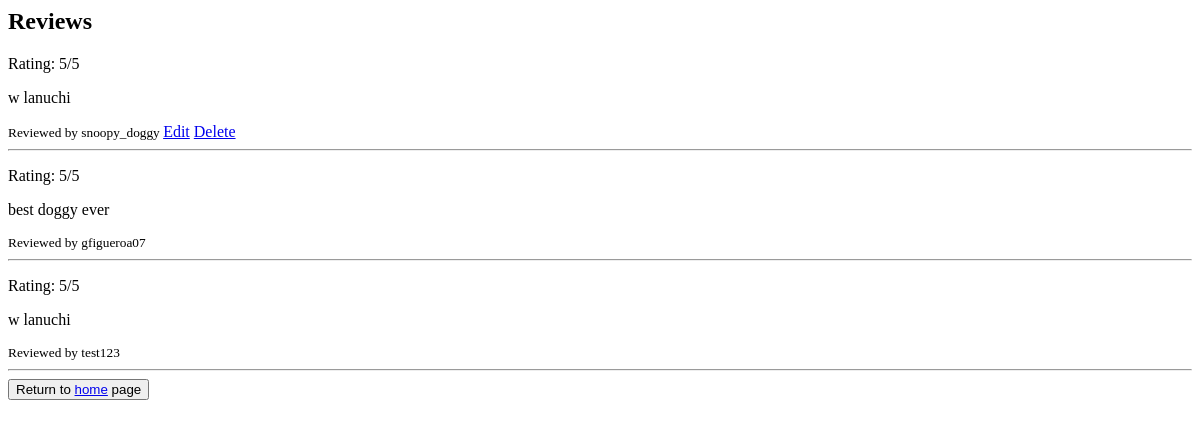
/users/reviews/14/ (signed in), run on an earlier commit of the app's database.
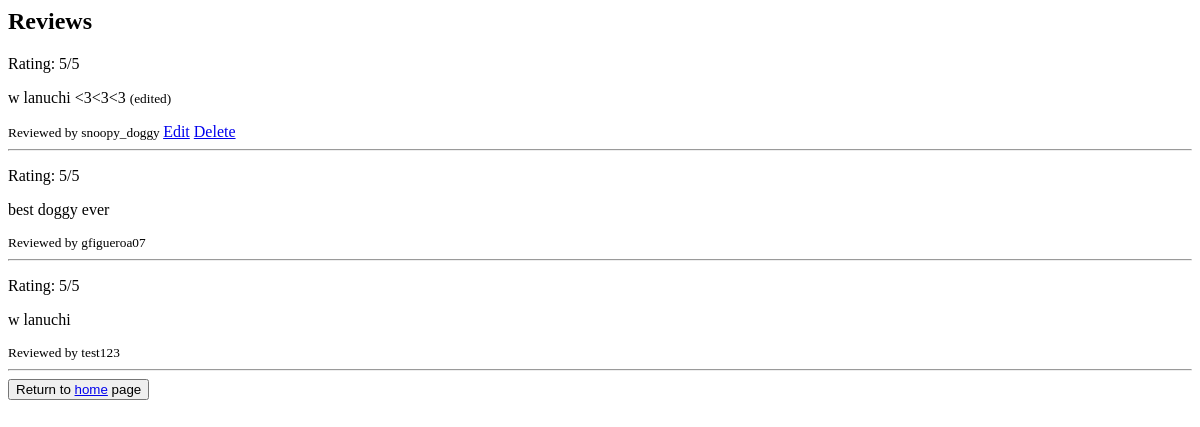
And on a later commit of the database.
### users/models.py (models this page shows, shortened)
class Review(models.Model):
    review_written = models.ForeignKey(Profile, on_delete=models.CASCADE, related_name='reviews_written')
    review_received = models.ForeignKey(Profile, on_delete=models.CASCADE, related_name='reviews_received')
    images = models.ImageField(upload_to='review_pics/', blank=True, null=True)
    edited = models.BooleanField(default=False)
    rating = models.IntegerField(validators=[
        MinValueValidator(1),
        MaxValueValidator(5),
    ])
    comment = models.TextField(blank=True)
    created_at = models.DateTimeField(auto_now_add=True)
    class Meta:
        constraints = [
            models.UniqueConstraint(
                fields=['review_received', 'review_written'],
                name='one_review_per_user_per_profile'
            )
        ]

class Profile(models.Model):
    user = models.OneToOneField(User, on_delete=models.CASCADE)
    profile_name = models.CharField(max_length=30, unique=False, blank=True, null=False)
    profile_picture = models.ImageField(upload_to='profile_pics/', blank=True, null=True)
    location = models.TextField(blank=False)
    description = models.TextField(blank=True)
    avg_review_score = models.FloatField(default=0.0)
    skills = models.TextField(blank=True)
    resume = models.FileField(upload_to='resumes/', blank=True, null=True)

### users/views.py (the view)
# urls.py: path('reviews/<int:profile_id>/', views.review_page, name='reviews'),
def review_page(request, profile_id):
    profile = get_object_or_404(Profile, id=profile_id)
    reviews = Review.objects.filter(review_received=profile).annotate(written_by_user=Case(When(review_written=request.user.profile, then=Value(True)), default=Value(False), output_field=BooleanField())).order_by('-written_by_user', '-id')
    return render(request, 'users/review_page.html', {'profile': profile, 'reviews': reviews})

### users/templates/users/review_page.html
<h2>Reviews</h2>
{% if reviews %}
    {% for review in reviews %}
        <div class="review">
            <p>Rating: {{ review.rating }}/5</p>
            <p>{{ review.comment }} {% if review.edited %}<small>(edited)</small>{% endif %}</p>
            <small>
                Reviewed by {{ review.review_written.user.username }}
            </small>
            {% if review.review_written == request.user.profile %}
                <a href="{% url 'review_edit' review.id %}">Edit</a>
                <a href="{% url 'review_delete' review.id %}">Delete</a>
            {% endif %}
            <hr>
        </div>
    {% endfor %}
{% else %}
    <p>No reviews yet.</p>
{% endif %}
<button>Return to <a href='/'>home</a> page</button>

What changed in the data, as far as the page shows it:
changed Review "snoopy_doggy": comment "w lanuchi" → "w lanuchi <3<3<3"; now shows "(edited)"
